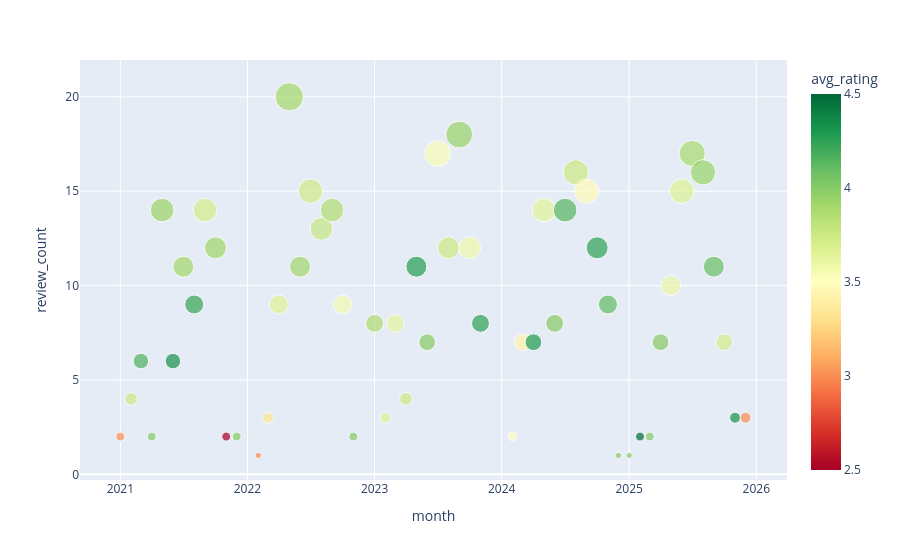

Source (notebook cell):
### Code cell
px.scatter(
    df_monthly_trail_summary[df_monthly_trail_summary['trail_name']=='Dog Mountain'],
    x="month",
    y="review_count",
    color="avg_rating",
    color_continuous_scale="RdYlGn",
    size="review_count"
)

### Figure 1 — Plotly figure (JSON) as saved in the notebook; plotly's stock layout.template omitted (floating-point values rounded to 4 significant figures)
{"data": [{"hovertemplate": "month=%{x}<br>review_count=%{marker.size}<br>avg_rating=%{marker.color}<extra></extra>", "legendgroup": "", "marker": {"color": [3.0, 3.75, 4.167, 4.0, 3.929, 4.333, 3.909, 4.222, 3.714, 3.917, 2.5, 4.0, 3.0, 3.333, 3.667, 3.9, 3.909, 3.733, 3.769, 3.857, 3.556, 4.0, 3.875, 3.667, 3.625, 3.75, 4.273, 4.0, 3.529, 3.75, 3.944, 3.583, 4.25, 3.5, 3.429, 4.286, 3.643, 4.0, 4.143, 3.75, 3.467, 4.25, 4.111, 4.0, 4.0, 4.5, 4.0, 4.0, 3.6, 3.667, 3.882, 3.938, 4.091, 3.714, 4.333, 3.0], "coloraxis": "coloraxis", "size": [2, 4, 6, 2, 14, 6, 11, 9, 14, 12, 2, 2, 1, 3, 9, 20, 11, 15, 13, 14, 9, 2, 8, 3, 8, 4, 11, 7, 17, 12, 18, 12, 8, 2, 7, 7, 14, 8, 14, 16, 15, 12, 9, 1, 1, 2, 2, 7, 10, 15, 17, 16, 11, 7, 3, 3], "sizemode": "area", "sizeref": 0.05, "symbol": "circle"}, "mode": "markers", "name": "", "orientation": "v", "showlegend": false, "type": "scatter", "x": ["2021-01-01T00:00:00", "2021-02-01T00:00:00", "2021-03-01T00:00:00", "2021-04-01T00:00:00", "2021-05-01T00:00:00", "2021-06-01T00:00:00", "2021-07-01T00:00:00", "2021-08-01T00:00:00", "2021-09-01T00:00:00", "2021-10-01T00:00:00", "2021-11-01T00:00:00", "2021-12-01T00:00:00", "2022-02-01T00:00:00", "2022-03-01T00:00:00", "2022-04-01T00:00:00", "2022-05-01T00:00:00", "2022-06-01T00:00:00", "2022-07-01T00:00:00", "2022-08-01T00:00:00", "2022-09-01T00:00:00", "2022-10-01T00:00:00", "2022-11-01T00:00:00", "2023-01-01T00:00:00", "2023-02-01T00:00:00", "2023-03-01T00:00:00", "2023-04-01T00:00:00", "2023-05-01T00:00:00", "2023-06-01T00:00:00", "2023-07-01T00:00:00", "2023-08-01T00:00:00", "2023-09-01T00:00:00", "2023-10-01T00:00:00", "2023-11-01T00:00:00", "2024-02-01T00:00:00", "2024-03-01T00:00:00", "2024-04-01T00:00:00", "2024-05-01T00:00:00", "2024-06-01T00:00:00", "2024-07-01T00:00:00", "2024-08-01T00:00:00", "2024-09-01T00:00:00", "2024-10-01T00:00:00", "2024-11-01T00:00:00", "2024-12-01T00:00:00", "2025-01-01T00:00:00", "2025-02-01T00:00:00", "2025-03-01T00:00:00", "2025-04-01T00:00:00", "2025-05-01T00:00:00", "2025-06-01T00:00:00", "2025-07-01T00:00:00", "2025-08-01T00:00:00", "2025-09-01T00:00:00", "2025-10-01T00:00:00", "2025-11-01T00:00:00", "2025-12-01T00:00:00"], "xaxis": "x", "y": [2, 4, 6, 2, 14, 6, 11, 9, 14, 12, 2, 2, 1, 3, 9, 20, 11, 15, 13, 14, 9, 2, 8, 3, 8, 4, 11, 7, 17, 12, 18, 12, 8, 2, 7, 7, 14, 8, 14, 16, 15, 12, 9, 1, 1, 2, 2, 7, 10, 15, 17, 16, 11, 7, 3, 3], "yaxis": "y"}], "layout": {"coloraxis": {"colorbar": {"title": {"text": "avg_rating"}}, "colorscale": [[0, "rgb(165,0,38)"], [0.1, "rgb(215,48,39)"], [0.2, "rgb(244,109,67)"], [0.3, "rgb(253,174,97)"], [0.4, "rgb(254,224,139)"], [0.5, "rgb(255,255,191)"], [0.6, "rgb(217,239,139)"], [0.7, "rgb(166,217,106)"], [0.8, "rgb(102,189,99)"], [0.9, "rgb(26,152,80)"], [1, "rgb(0,104,55)"]]}, "legend": {"itemsizing": "constant", "tracegroupgap": 0}, "margin": {"t": 60}, "xaxis": {"anchor": "y", "domain": [0, 1], "title": {"text": "month"}}, "yaxis": {"anchor": "x", "domain": [0, 1], "title": {"text": "review_count"}}}}
